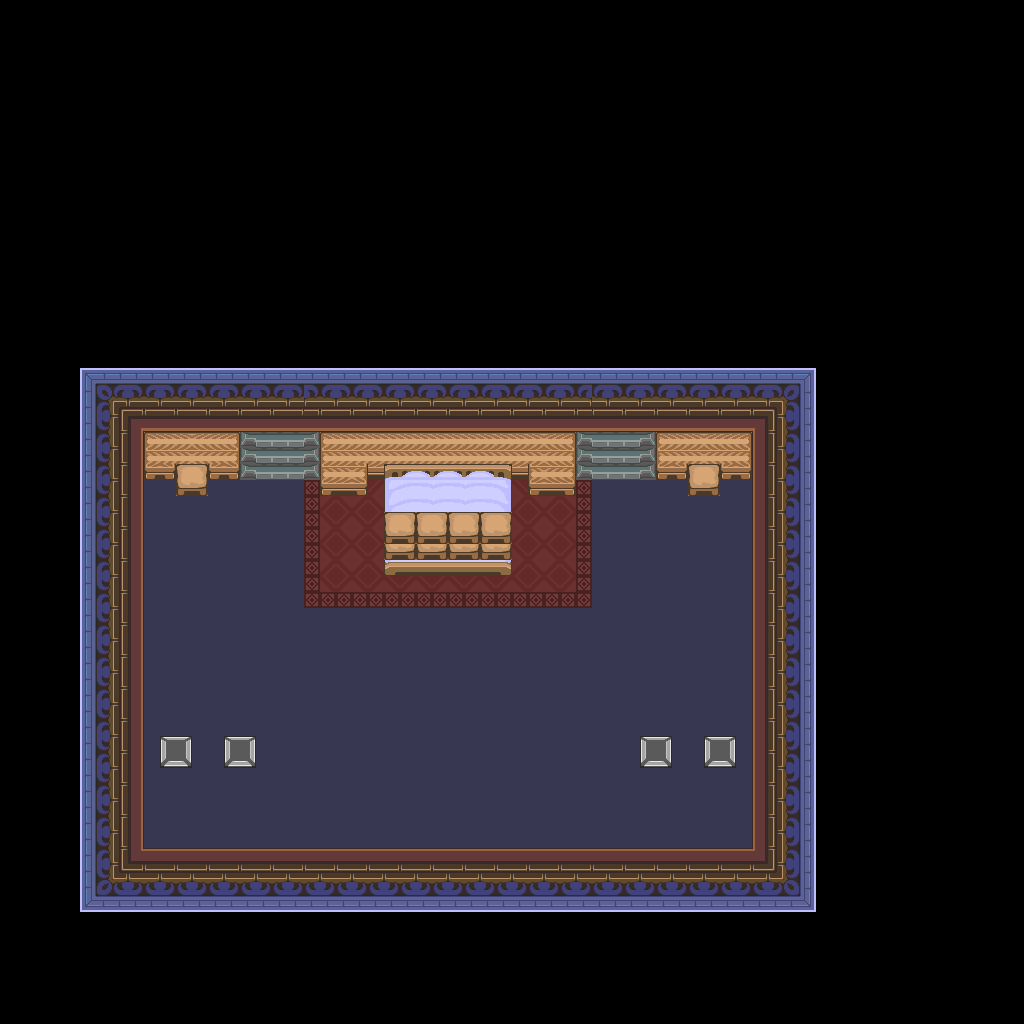

The image is a tile-based game level rendered from a .tmx file. Its description and source (layers, tilesets, objects; grid data summarised) follow:
An orthogonal 64x64 tile map with 16x16 px tiles, 1 tile layer (base), 1 hidden layer not drawn and 48 objects.

<map version="1.10" tiledversion="1.12.1" orientation="orthogonal" renderorder="right-down" width="64" height="64" tilewidth="16" tileheight="16" infinite="0" nextlayerid="3" nextobjectid="49">
 <tileset firstgid="1" source="../classiciphone_pics4.tsx" />
 <layer id="1" name="base" width="64" height="64">
  <data>[4096 cells, 4096 non-empty, 84 distinct tile ids]</data>
 </layer>
 <layer id="2" name="collision" width="64" height="64" visible="0">
  <properties><property name="collision" value="true" /></properties>
  <data>[4096 cells, 3092 non-empty, 1 distinct tile ids]</data>
 </layer>
 <objectgroup id="3" name="npcs">
  <!-- 48 objects omitted --></objectgroup>
</map>
<!-- 48 of 48 objects omitted -->
